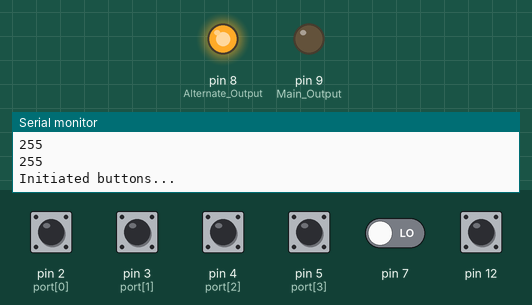
Recording of a sketch running on a simulated Arduino Uno, built with avr-gcc and run on an emulated ATmega328P. On the bench: output pins drawn as LEDs (lit = HIGH), the last lines printed to the serial monitor. Dashed ring = blinking. The inputs (shaded band) are chosen by the test bench; at power-on: pin 2 (port[0]), pin 3 (port[1]), pin 4 (port[2]), pin 5 (port[3]), pin 12 HIGH, pin 7 LOW. EEPROM starts erased.

Above: at 1.2 s.
1.3 s: pin 12 pulled LOW for 0.15 s
At 1.49 s:
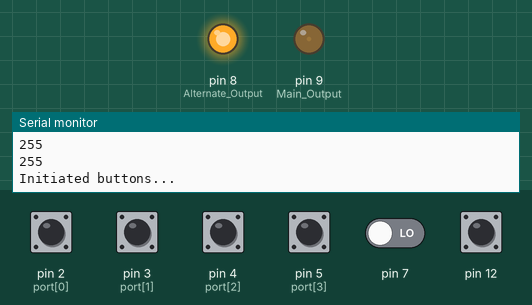
3.5 s: pin 2 (port[0]) pulled LOW for 0.15 s
At 4.0 s:
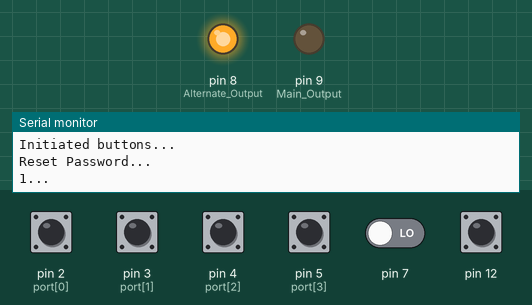
5.1 s: pin 2 (port[0]) pulsed LOW 5 times (0.12 s each, 0.3 s apart)
At 6.02 s:
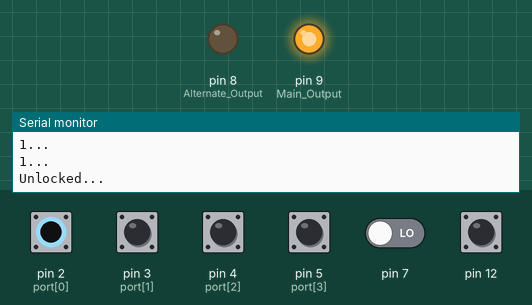
8.1 s: pin 12 pulled LOW for 1 s
At 9.7 s:
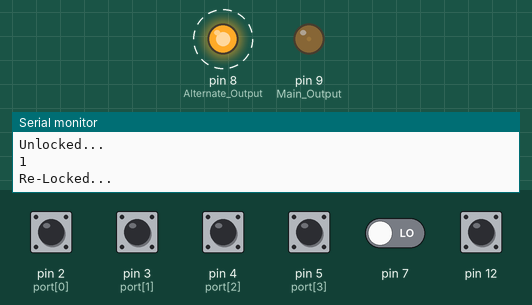
11.1 s: pin 12 pulled LOW for 1 s
14.1 s: pin 3 (port[1]) pulled LOW for 1 s
At 14.45 s:
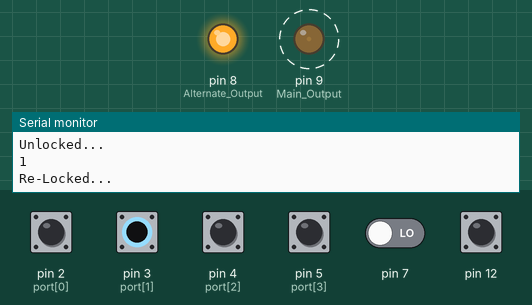
Timing chart, 0 to 17.1 s (numbered marks = the images above; inputs shaded):
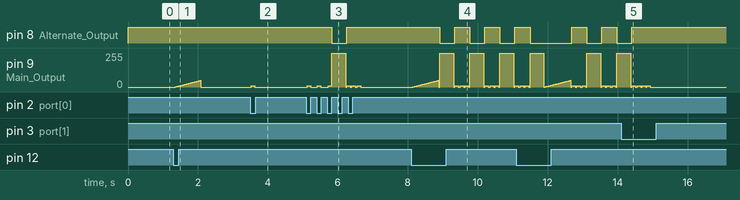

The sketch:

securityLock.ino
```cpp
/*
Simple 4-button locking system
Written by Conor Hall


*/

#include <EEPROM.h>
//Function Declaration
void Read();
void shifter();
void reLock();

//Variables
//Arrays
int key[4] = {1,1,1,1}; //Entered buttons buffer
int pass[4] = {1,2,2,1}; //Default password
int port[4] = {2,3,4,5}; //Input I/O Pins
int control[3] = {12,9,8}; //Reset Pass, Output, Output_b

//Logic Variables
bool set = false;
bool triggered = false;
bool rst = false;
int reset = 0;

int address = 0;
byte value;

void setup() {

  Serial.begin(9600);
  while (!Serial) { ; }

  //Set input pinMode()
  for (int i = 0; i < (sizeof(port)/sizeof(port[0])); i++) {
    pass[i] = EEPROM.read(i);
    Serial.println(pass[i]);
    pinMode(port[i], INPUT_PULLUP);
  }

  pinMode(12, INPUT_PULLUP);

  pinMode(9, OUTPUT); //Main Output
  pinMode(8, OUTPUT); //Alternate Output
  digitalWrite(8, HIGH);

  Serial.println("Initiated buttons...");
}


void loop() {
  // put your main code here, to run repeatedly:

  //Read Input
  Read();
  //Check for Successful Input
  if (key[0] == pass[0] && key[1] == pass[1] && key[2] == pass[2] && key[3] == pass[3] && triggered == false) {
    digitalWrite(9, HIGH);
    digitalWrite(8, LOW);
    Serial.println("Unlocked...");
    key[0] = 5;
    delay(400);
    digitalWrite(9, LOW);
    triggered = true;
    rst = false;
  }
  //Detect No Input
  if (digitalRead(port[3]) == HIGH && digitalRead(port[2]) == HIGH && digitalRead(port[1]) == HIGH && digitalRead(port[0]) == HIGH) { set = false; }

  //Reset Passcode
  if (digitalRead(12) == LOW && !rst) {
    pass[0] = key[0];
    pass[1] = key[1];
    pass[2] = key[2];
    pass[3] = key[3];

    EEPROM.write(0, pass[3]);
    EEPROM.write(1, pass[2]);
    EEPROM.write(2, pass[1]);
    EEPROM.write(3, pass[0]);

    key[0] = 5;
    for (int i = 0; i < 50; i++){
      analogWrite(9, i);
      delay(15);
    }
    digitalWrite(9, LOW);
    rst = true;
    Serial.println("Reset Password...");
  }

  if (triggered) {
    reset++;
    delay(30);
    if (digitalRead(7) == LOW) {Serial.println(reset);}
    if (reset > 100 || digitalRead(7) == LOW) {
      reset = 0;
      triggered = false;
      reLock();
    }
  }

  delay(30);

}

void Read() {

  for (int i = 0; i < (sizeof(port)/sizeof(port[0])); i++) {
    if (digitalRead(port[i]) == LOW && set == false) { shifter(); key[0] = (i+1); set = true; Serial.print(i+1); Serial.println("..."); keyPress();}
  }

}


void shifter(){
  key[3] = key[2];
  key[2] = key[1];
  key[1] = key[0];
  key[0] = 0;
}

void keyPress() {
  analogWrite(9, 10);
  delay(100);
  digitalWrite(9, LOW);
}

void reLock() {
  digitalWrite(8, HIGH);
      Serial.println("Re-Locked...");
      keyPress();
      delay(50);
      keyPress();
      delay(50);
      keyPress();
}
```

Measured:
- after the input at 1.3 s, pin 9 (Main_Output): rises from 0/255 to 49/255 in 0.72 s, then falls to 0/255 in 0.02 s
- after the input at 3.5 s, pin 9 (Main_Output): 0/255 → 10/255 at once, → 0/255 0.10 s later
- after the input at 5.1 s, pin 8 (Alternate_Output): HIGH → LOW after 0.72 s, → HIGH 0.43 s later; pin 9 (Main_Output): 0/255 → 10/255 at once, → 0/255 0.10 s later, → 10/255 0.18 s later, → 0/255 0.10 s later, … (13 changes in this stretch)
- after the input at 14.1 s, pin 8 (Alternate_Output): goes on until 14.4 s, then stays HIGH
